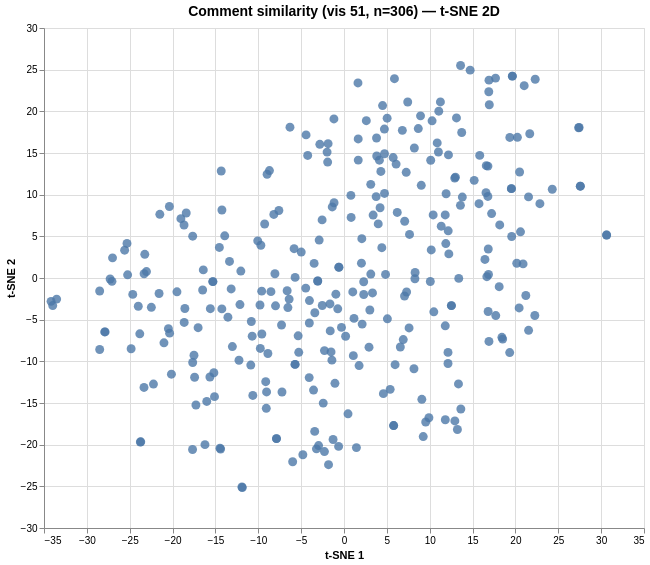

Write a Vega-Lite specification for this figure.
### Vega specification from a JSON file in a GitHub repository (floating-point values rounded to 4 significant figures; data arrays with more than 128 entries replaced by an {"elided": "..."} marker saying what was removed)
{"$schema": "https://vega.github.io/schema/vega/v6.json", "data": [{"name": "param_1e9efca18e7a2868_store"}, {"name": "source_0", "values": {"elided": "306 records"}}, {"name": "source_0_x_domain_dim_1", "values": [{"min": -34.18, "max": 30.64}]}, {"name": "source_0_y_domain_dim_2", "values": [{"min": -25.15, "max": 25.5}]}], "signals": [{"name": "unit", "value": {}, "on": [{"events": "pointermove", "update": "isTuple(group()) ? group() : unit"}]}, {"name": "param_1e9efca18e7a2868", "update": "vlSelectionResolve(\"param_1e9efca18e7a2868_store\", \"union\")"}, {"name": "param_1e9efca18e7a2868_dim_1", "on": [{"events": [{"source": "view", "type": "dblclick"}], "update": "null"}, {"events": {"signal": "param_1e9efca18e7a2868_translate_delta"}, "update": "panLinear(param_1e9efca18e7a2868_translate_anchor.extent_x, -param_1e9efca18e7a2868_translate_delta.x / width)"}, {"events": {"signal": "param_1e9efca18e7a2868_zoom_delta"}, "update": "zoomLinear(domain(\"x\"), param_1e9efca18e7a2868_zoom_anchor.x, param_1e9efca18e7a2868_zoom_delta)"}]}, {"name": "param_1e9efca18e7a2868_dim_2", "on": [{"events": [{"source": "view", "type": "dblclick"}], "update": "null"}, {"events": {"signal": "param_1e9efca18e7a2868_translate_delta"}, "update": "panLinear(param_1e9efca18e7a2868_translate_anchor.extent_y, param_1e9efca18e7a2868_translate_delta.y / height)"}, {"events": {"signal": "param_1e9efca18e7a2868_zoom_delta"}, "update": "zoomLinear(domain(\"y\"), param_1e9efca18e7a2868_zoom_anchor.y, param_1e9efca18e7a2868_zoom_delta)"}]}, {"name": "param_1e9efca18e7a2868_tuple", "on": [{"events": [{"signal": "param_1e9efca18e7a2868_dim_1 || param_1e9efca18e7a2868_dim_2"}], "update": "param_1e9efca18e7a2868_dim_1 && param_1e9efca18e7a2868_dim_2 ? {unit: \"\", fields: param_1e9efca18e7a2868_tuple_fields, values: [param_1e9efca18e7a2868_dim_1,param_1e9efca18e7a2868_dim_2]} : null"}]}, {"name": "param_1e9efca18e7a2868_tuple_fields", "value": [{"field": "dim_1", "channel": "x", "type": "R"}, {"field": "dim_2", "channel": "y", "type": "R"}]}, {"name": "param_1e9efca18e7a2868_translate_anchor", "value": {}, "on": [{"events": [{"source": "scope", "type": "pointerdown"}], "update": "{x: x(unit), y: y(unit), extent_x: domain(\"x\"), extent_y: domain(\"y\")}"}]}, {"name": "param_1e9efca18e7a2868_translate_delta", "value": {}, "on": [{"events": [{"source": "window", "between": [{"source": "scope", "type": "pointerdown"}, {"source": "window", "type": "pointerup"}], "consume": true, "type": "pointermove"}], "update": "{x: param_1e9efca18e7a2868_translate_anchor.x - x(unit), y: param_1e9efca18e7a2868_translate_anchor.y - y(unit)}"}]}, {"name": "param_1e9efca18e7a2868_zoom_anchor", "on": [{"events": [{"source": "scope", "type": "wheel", "consume": true}], "update": "{x: invert(\"x\", x(unit)), y: invert(\"y\", y(unit))}"}]}, {"name": "param_1e9efca18e7a2868_zoom_delta", "on": [{"events": [{"source": "scope", "type": "wheel", "consume": true}], "update": "pow(1.001, event.deltaY * pow(16, event.deltaMode))", "force": true}]}, {"name": "param_1e9efca18e7a2868_modify", "on": [{"events": {"signal": "param_1e9efca18e7a2868_tuple"}, "update": "modify(\"param_1e9efca18e7a2868_store\", param_1e9efca18e7a2868_tuple, true)"}]}], "marks": [{"type": "symbol", "name": "marks", "from": {"data": "source_0"}, "encode": {"update": {"opacity": {"value": 0.8}, "tooltip": {"signal": "{\"Comment #\": format(datum[\"index\"], \"\"), \"Comment\": isValid(datum[\"comment\"]) ? datum[\"comment\"] : \"\"+datum[\"comment\"]}"}, "x": {"field": "dim_1", "scale": "x"}, "fill": {"value": "#4c78a8"}, "y": {"field": "dim_2", "scale": "y"}, "shape": {"value": "circle"}, "size": {"value": 80}}}, "style": ["circle"], "interactive": true, "clip": true}], "scales": [{"name": "x", "type": "linear", "domain": [{"signal": "(data(\"source_0_x_domain_dim_1\")[0] || {}).min"}, {"signal": "(data(\"source_0_x_domain_dim_1\")[0] || {}).max"}], "range": [0, {"signal": "width"}], "nice": true, "domainRaw": {"signal": "param_1e9efca18e7a2868[\"dim_1\"]"}, "zero": true}, {"name": "y", "type": "linear", "domain": [{"signal": "(data(\"source_0_y_domain_dim_2\")[0] || {}).min"}, {"signal": "(data(\"source_0_y_domain_dim_2\")[0] || {}).max"}], "range": [{"signal": "height"}, 0], "nice": true, "domainRaw": {"signal": "param_1e9efca18e7a2868[\"dim_2\"]"}, "zero": true}], "axes": [{"scale": "x", "maxExtent": 0, "minExtent": 0, "zindex": 0, "domain": false, "ticks": false, "labels": false, "orient": "bottom", "gridScale": "y", "aria": false, "grid": true, "tickCount": {"signal": "ceil(width/40)"}}, {"scale": "y", "gridScale": "x", "grid": true, "orient": "left", "tickCount": {"signal": "ceil(height/40)"}, "labels": false, "maxExtent": 0, "domain": false, "zindex": 0, "minExtent": 0, "aria": false, "ticks": false}, {"scale": "x", "title": "t-SNE 1", "zindex": 0, "grid": false, "labelFlush": true, "tickCount": {"signal": "ceil(width/40)"}, "labelOverlap": true, "orient": "bottom"}, {"scale": "y", "tickCount": {"signal": "ceil(height/40)"}, "labelOverlap": true, "grid": false, "zindex": 0, "title": "t-SNE 2", "orient": "left"}], "title": {"text": "Comment similarity (vis 51, n=306) — t-SNE 2D", "frame": "group", "fontSize": 14}, "background": "white", "padding": 5, "height": 500, "style": "cell", "width": 600}
